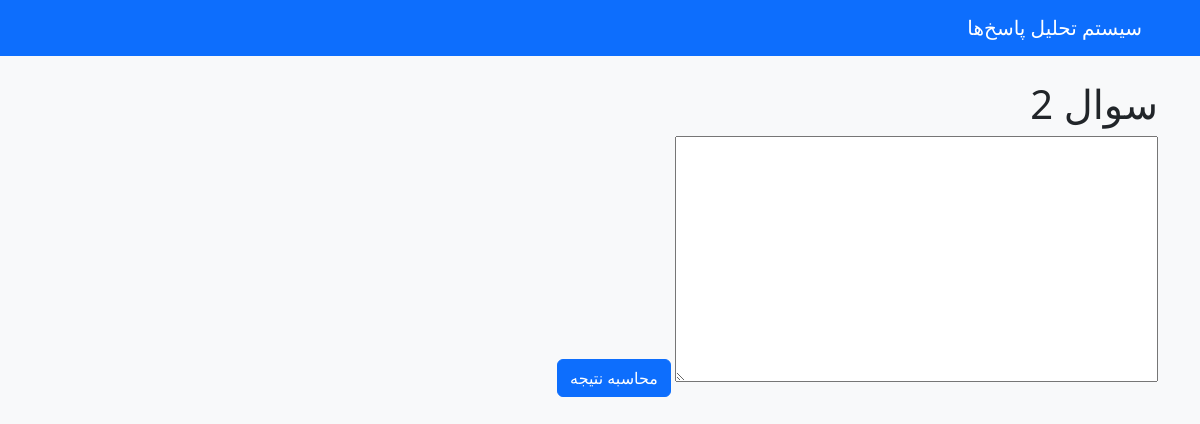
Page /2 on the earlier database version.
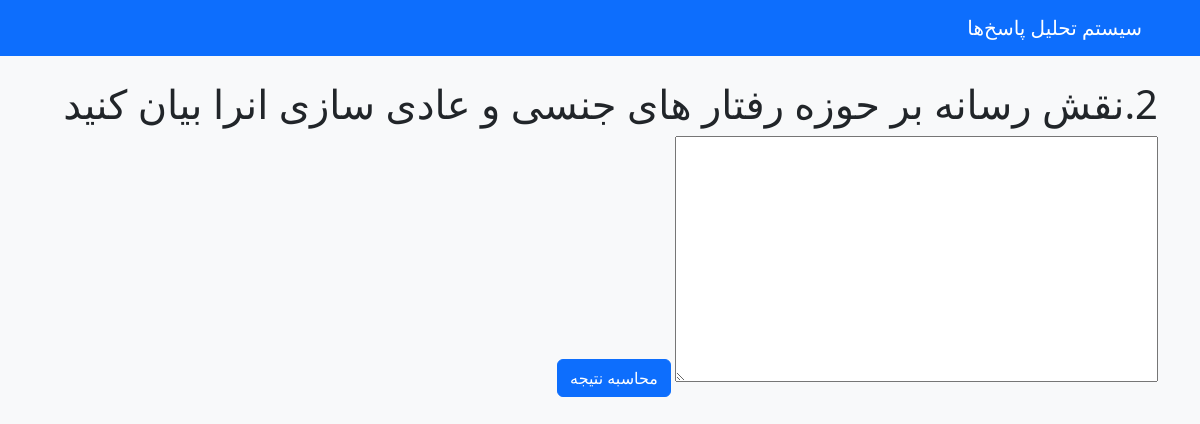
Same page on the later database version.
### origin/models.py (models this page shows, shortened)
class Question(models.Model):
    title = models.CharField(max_length=200)
    keywords = models.TextField(help_text="کلمات کلیدی را با کاما جدا کنید")
    catagory=models.ManyToManyField(Catagory,related_name='questions',blank=True,null=True)

### origin/views.py (the view)
# urls.py: path('<int:question_id>', views.answer_question, name='answer'),
def answer_question(request, question_id):
    question = get_object_or_404(Question, pk=question_id)
    if request.method == 'POST':
        form = ResponseForm(request.POST)
        if form.is_valid():
            user_answer = form.cleaned_data['answer'].lower()
            keywords = question.get_keywords_list()
            progress=calculate_progress(user_answer,keywords)
            unused_keywords = [keyword for keyword in keywords if keyword.lower() not in user_answer]
            context =  {
                'progress':progress,
                'unused_keywords':unused_keywords
            }
            return render(request, 'result.html',context)
    else:
        form = ResponseForm()
    return render(request, 'question.html', {
        'question': question,
        'form': form
    })

### origin/forms.py
class ResponseForm(forms.Form):
    answer = forms.CharField(widget=forms.Textarea(attrs={
        'id': 'editor',
        'rows': 10,
        'cols': 50
    }))

### templates/question.html (shortened to what this page needs)
{% extends 'base.html' %}
{% block content %}
<h1>{{ question.title }}</h1>
<form method="post">
    {{ form.answer }}
    <button type="submit" class="btn btn-primary">محاسبه نتیجه</button>
</form>
{% endblock %}

Differences in the rows shown:
changed Question: title "سوال 2" → "2.نقش رسانه بر حوزه رفتار های جنسی و عادی سازی انرا بیان کنید"
